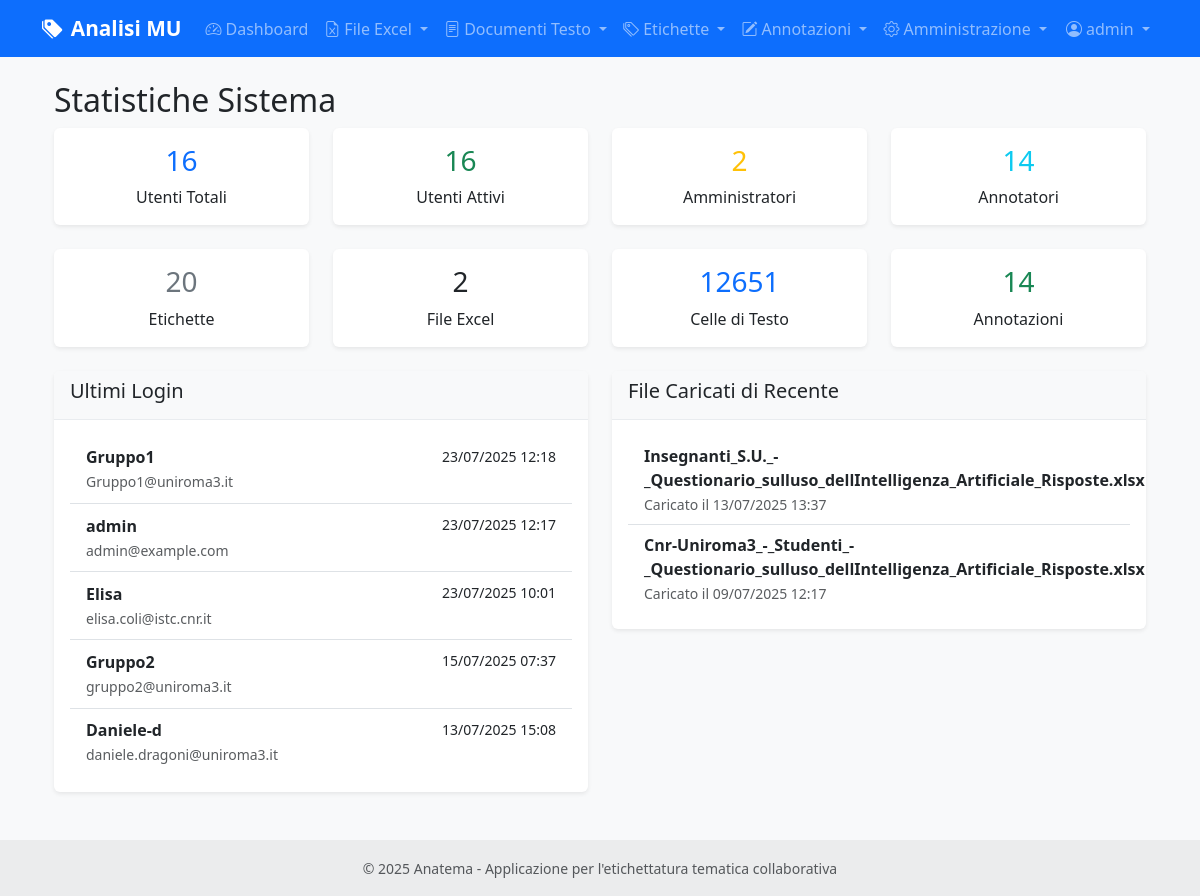
Before: /admin/system_stats (signed in) with the older database file.
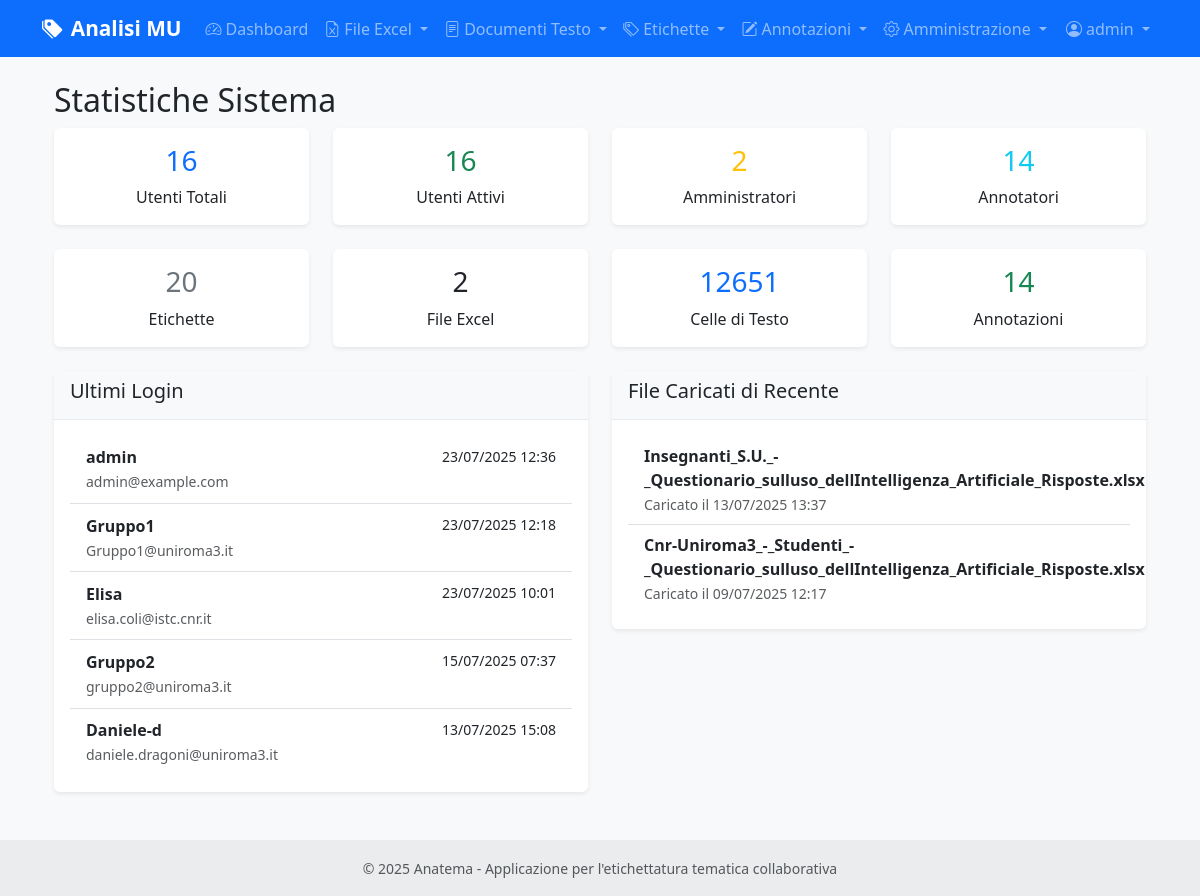
After: the same page with the newer database file.
### models.py (models this page shows, shortened)
class User(UserMixin, db.Model):
    id = db.Column(db.Integer, primary_key=True)
    username = db.Column(db.String(80), unique=True, nullable=False)
    email = db.Column(db.String(120), unique=True, nullable=False)
    password_hash = db.Column(db.String(255), nullable=False)
    role = db.Column(db.String(20), default='annotatore')  # 'amministratore' o 'annotatore'
    is_active = db.Column(db.Boolean, default=True)
    last_login = db.Column(db.DateTime)
    created_at = db.Column(db.DateTime, default=datetime.utcnow)
    updated_at = db.Column(db.DateTime, default=datetime.utcnow, onupdate=datetime.utcnow)
    annotations = db.relationship('CellAnnotation', foreign_keys='CellAnnotation.user_id', backref='user', lazy=True)
    def can_manage_users(self):
        return self.role == 'amministratore'

class ExcelFile(db.Model):
    id = db.Column(db.Integer, primary_key=True)
    filename = db.Column(db.String(255), nullable=False)
    original_filename = db.Column(db.String(255), nullable=False)
    file_path = db.Column(db.String(500), nullable=False)
    uploaded_by = db.Column(db.Integer, db.ForeignKey('user.id'), nullable=False)
    uploaded_at = db.Column(db.DateTime, default=datetime.utcnow)
    uploader = db.relationship('User', backref='uploaded_files')
    text_cells = db.relationship('TextCell', backref='excel_file', lazy=True, cascade='all, delete-orphan')

### routes/admin.py (the view)
@admin_bp.route('/system_stats')
@login_required
@admin_required
def system_stats():
    stats = {
        'users': {
            'total': User.query.count(),
            'active': User.query.filter_by(is_active=True).count(),
            'administrators': User.query.filter_by(role='amministratore').count(),
            'annotators': User.query.filter_by(role='annotatore').count()
        },
        'content': {
            'labels': Label.query.count(),
            'excel_files': ExcelFile.query.count(),
            'text_cells': TextCell.query.count(),
            'annotations': CellAnnotation.query.count()
        },
        'recent_activity': {
            'recent_users': User.query.order_by(User.last_login.desc()).limit(5).all(),
            'recent_files': ExcelFile.query.order_by(ExcelFile.uploaded_at.desc()).limit(5).all()
        }
    }
    return render_template('admin/system_stats.html', stats=stats)

### routes/admin.py (called while the page is built)
def admin_required(f):
    @wraps(f)
    def decorated_function(*args, **kwargs):
        if not current_user.is_authenticated or not current_user.can_manage_users():
            flash('Accesso negato. Sono richiesti privilegi di amministratore.', 'error')
            return redirect(url_for('main.index'))
        return f(*args, **kwargs)
    return decorated_function

### templates/admin/system_stats.html (shortened to what this page needs)
{% extends "base.html" %}
{% block content %}
<div class="container">
    <div class="row">
        <div class="col-12">
            <h2> Statistiche Sistema</h2>
            <div class="row mb-4">
                <div class="col-md-3">
                    <div class="card text-center border-primary">
                        <div class="card-body">
                            <h3 class="card-title text-primary">{{ stats.users.total }}</h3>
                            <p class="card-text">Utenti Totali</p>
                        </div>
                    </div>
                </div>
                <div class="col-md-3">
                    <div class="card text-center border-success">
                        <div class="card-body">
                            <h3 class="card-title text-success">{{ stats.users.active }}</h3>
                            <p class="card-text">Utenti Attivi</p>
                        </div>
                    </div>
                </div>
                <div class="col-md-3">
                    <div class="card text-center border-warning">
                        <div class="card-body">
                            <h3 class="card-title text-warning">{{ stats.users.administrators }}</h3>
                            <p class="card-text">Amministratori</p>
                        </div>
                    </div>
                </div>
                <div class="col-md-3">
                    <div class="card text-center border-info">
                        <div class="card-body">
                            <h3 class="card-title text-info">{{ stats.users.annotators }}</h3>
                            <p class="card-text">Annotatori</p>
                        </div>
                    </div>
                </div>
            </div>
            <div class="row mb-4">
                <div class="col-md-3">
                    <div class="card text-center border-secondary">
                        <div class="card-body">
                            <h3 class="card-title text-secondary">{{ stats.content.labels }}</h3>
                            <p class="card-text">Etichette</p>
                        </div>
                    </div>
                </div>
                <div class="col-md-3">
                    <div class="card text-center border-dark">
                        <div class="card-body">
                            <h3 class="card-title text-dark">{{ stats.content.excel_files }}</h3>
                            <p class="card-text">File Excel</p>
                        </div>
                    </div>
                </div>
                <div class="col-md-3">
                    <div class="card text-center border-primary">
                        <div class="card-body">
                            <h3 class="card-title text-primary">{{ stats.content.text_cells }}</h3>
                            <p class="card-text">Celle di Testo</p>
                        </div>
                    </div>
                </div>
                <div class="col-md-3">
                    <div class="card text-center border-success">
                        <div class="card-body">
                            <h3 class="card-title text-success">{{ stats.content.annotations }}</h3>
                            <p class="card-text">Annotazioni</p>
                        </div>
                    </div>
                </div>
            </div>
            <div class="row">
                <div class="col-md-6">
                    <div class="card">
                        <div class="card-header">
                            <h5> Ultimi Login</h5>
                        </div>
                        <div class="card-body">
                            {% if stats.recent_activity.recent_users %}
                            <div class="list-group list-group-flush">
                                {% for user in stats.recent_activity.recent_users %}
                                <div class="list-group-item d-flex justify-content-between align-items-center">
                                    <div>
                                        <strong>{{ user.username }}</strong>
                                        <br>
                                        <small class="text-muted">{{ user.email }}</small>
                                    </div>
                                    <div class="text-end">
                                        {% if user.last_login %}
                                        <small>{{ user.last_login.strftime('%d/%m/%Y %H:%M') }}</small>
                                        {% else %}
                                        <small class="text-muted">Mai</small>
                                        {% endif %}
                                        <br>
                                        <span class="badge badge-{% if user.role == 'amministratore' %}warning{% else %}primary{% endif %}">
                                        </span>
                                    </div>
                                </div>
                                {% endfor %}
                            </div>
                            {% else %}
                            <p class="text-muted">Nessun login recente</p>
                            {% endif %}
                        </div>
                    </div>
                </div>
                <div class="col-md-6">
                    <div class="card">
                        <div class="card-header">
                            <h5> File Caricati di Recente</h5>
                        </div>
                        <div class="card-body">
                            {% if stats.recent_activity.recent_files %}
                            <div class="list-group list-group-flush">
                                {% for file in stats.recent_activity.recent_files %}
                                <div class="list-group-item">
                                    <div class="d-flex justify-content-between align-items-center">
                                        <div>
                                            <strong>{{ file.original_filename }}</strong>
                                            <br>
                                            <small class="text-muted">
                                                Caricato il {{ file.uploaded_at.strftime('%d/%m/%Y %H:%M') }}
                                            </small>
                                        </div>
                                    </div>
                                </div>
                                {% endfor %}
                            </div>
                            {% else %}
                            <p class="text-muted">Nessun file caricato di recente</p>
                            {% endif %}
                        </div>
                    </div>
                </div>
            </div>
        </div>
    </div>
</div>
{% endblock %}

### templates/base.html (shortened to what this page needs)
<!DOCTYPE html>
<html lang="it">
<head>
    <link href="https://cdn.jsdelivr.net/npm/bootstrap@5.3.0/dist/css/bootstrap.min.css" rel="stylesheet">
    <link href="https://cdn.jsdelivr.net/npm/bootstrap-icons@1.10.0/font/bootstrap-icons.css" rel="stylesheet">
    <link href="{{ url_for('static', filename='css/style.css') }}" rel="stylesheet">
</head>
<body>
    <nav class="navbar navbar-expand-lg navbar-dark bg-primary">
        <div class="container">
            <a class="navbar-brand" href="{{ url_for('main.index') }}">
                <i class="bi bi-tags-fill me-2"></i>Analisi MU
            </a>
            <div class="collapse navbar-collapse" id="navbarNav">
                <ul class="navbar-nav me-auto">
                    {% if current_user.is_authenticated %}
                    <li class="nav-item">
                        <a class="nav-link" href="{{ url_for('main.dashboard') }}">
                            <i class="bi bi-speedometer2 me-1"></i>Dashboard
                        </a>
                    </li>
                    <li class="nav-item dropdown">
                        <a class="nav-link dropdown-toggle" href="#" id="excelDropdown" role="button" data-bs-toggle="dropdown">
                            <i class="bi bi-file-earmark-excel me-1"></i>File Excel
                        </a>
                    </li>
                    <li class="nav-item dropdown">
                        <a class="nav-link dropdown-toggle" href="#" id="textDocsDropdown" role="button" data-bs-toggle="dropdown">
                            <i class="bi bi-file-text me-1"></i>Documenti Testo
                        </a>
                    </li>
                    <li class="nav-item dropdown">
                        <a class="nav-link dropdown-toggle" href="#" id="labelsDropdown" role="button" data-bs-toggle="dropdown">
                            <i class="bi bi-tags me-1"></i>Etichette
                        </a>
                    </li>
                    <li class="nav-item dropdown">
                        <a class="nav-link dropdown-toggle" href="#" id="annotationDropdown" role="button" data-bs-toggle="dropdown">
                            <i class="bi bi-pencil-square me-1"></i>Annotazioni
                        </a>
                    </li>
                    {% if current_user.can_manage_users() %}
                    <li class="nav-item dropdown">
                        <a class="nav-link dropdown-toggle" href="#" id="adminDropdown" role="button" data-bs-toggle="dropdown">
                            <i class="bi bi-gear me-1"></i>Amministrazione
                        </a>
                    </li>
                    {% endif %}
                    {% endif %}
                </ul>
                <ul class="navbar-nav">
                    {% if current_user.is_authenticated %}
                    <li class="nav-item dropdown">
                        <a class="nav-link dropdown-toggle" href="#" id="userDropdown" role="button" data-bs-toggle="dropdown">
                            <i class="bi bi-person-circle me-1"></i>{{ current_user.username }}
                        </a>
                    </li>
                    {% endif %}
                </ul>
            </div>
        </div>
    </nav>
    <main class="container my-4">
        {% block content %}{% endblock %}
    </main>
    <footer class="bg-light text-center text-lg-start mt-5">
        <div class="text-center p-3" style="background-color: rgba(0, 0, 0, 0.05);">
            <small class="text-muted">
                © 2025 Anatema - Applicazione per l'etichettatura tematica collaborativa
            </small>
        </div>
    </footer>
</body>
</html>

### static/css/style.css (style rules this page uses)
:root { --primary-color: #007bff; --success-color: #28a745; --warning-color: #ffc107; --danger-color: #dc3545; --info-color: #17a2b8; --light-color: #f8f9fa; --dark-color: #343a40; }
body { font-family: 'Segoe UI', Tahoma, Geneva, Verdana, sans-serif; background-color: #f8f9fa; }
.navbar-brand { font-weight: 600; font-size: 1.3rem; }
.card { border: none; box-shadow: 0 0.125rem 0.25rem rgba(0, 0, 0, 0.075); transition: box-shadow 0.15s ease-in-out; }
.card-header { background-color: #f8f9fa; border-bottom: 1px solid #e9ecef; font-weight: 600; }
.badge { font-size: 0.85em; padding: 0.5em 0.75em; }

Changed rows visible on the page:
changed User "admin": last_login "23/07/2025 12:17" → "23/07/2025 12:36"; moves up the list
